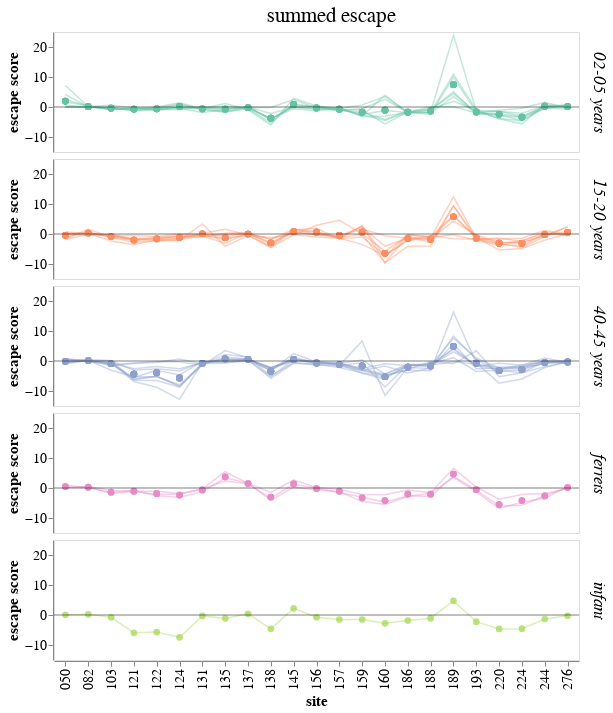

The cell this chart's notebook holds for it:
### Code cell
# filtered sites, line and scatter overlay
summed_escape_lineplot = (
    alt.Chart()
    .encode(
        x=alt.X("site", 
                title="site",
               ),
        y=alt.Y(
            "escape_mean",
            # scale=alt.Scale(domain=[-14, 16]),
            title="escape score",
        ),
        color=alt.Color('age_group:N', 
                        legend=None
                       ).scale(scheme='set2'),
        detail='serum',
        tooltip=['serum', 'site', 'escape_mean']
    )
    .mark_line(size=1.5, opacity=0.4)
    .properties(width=525, height=120)
)

mean_points = (
    alt.Chart()
    .encode(
        x=alt.X("site", title="site"),
        y=alt.Y("mean_escape_mean"),
        color=alt.Color('age_group:N', legend=None).scale(scheme='set2'),
        tooltip=['site', 'escape_mean']
    )
    .mark_circle(size=45, opacity=0.75)
    # .properties(width=400, height=150)
)

x_axis = alt.Chart(pd.DataFrame({'y': [0]})).mark_rule(opacity=0.5).encode(y='y')

faceted_line_scatter_overlay = alt.layer(
    summed_escape_lineplot, mean_points, x_axis, data=escape_df_filtered
).facet(
    facet=alt.Facet(
        'age_group:N',
        title='summed escape',
        header=alt.Header(
            titleFontSize=21,
            titleFontWeight='normal',
            titlePadding=5,
            labelFontSize=17,
            labelOrient='right',
            # labelAngle=0,
            labelFontStyle='italic'
        )
    ),
    spacing=5,
    columns=1
).configure_axis(
    grid=False,
    labelFontSize=14,
    titleFontSize=15
)

faceted_line_scatter_overlay.save('scratch_notebooks/figure_drafts/sitewise_escape/230724_summed_escape_filt_sites.html')

faceted_line_scatter_overlay

### Figure 1 — Vega-Lite specification as saved in the notebook (floating-point values rounded to 4 significant figures; data arrays with more than 128 entries replaced by an {"elided": "..."} marker saying what was removed)
{"config": {"view": {"continuousWidth": 300, "continuousHeight": 300}, "axis": {"grid": false, "labelFontSize": 14, "titleFontSize": 15}}, "data": {"name": "data-7c4c811156e639de9833666fa1a940f1"}, "facet": {"field": "age_group", "header": {"labelFontSize": 17, "labelFontStyle": "italic", "labelOrient": "right", "titleFontSize": 21, "titleFontWeight": "normal", "titlePadding": 5}, "title": "summed escape", "type": "nominal"}, "spec": {"layer": [{"mark": {"type": "line", "opacity": 0.4, "size": 1.5}, "encoding": {"color": {"field": "age_group", "legend": null, "scale": {"scheme": "set2"}, "type": "nominal"}, "detail": {"field": "serum", "type": "nominal"}, "tooltip": [{"field": "serum", "type": "nominal"}, {"field": "site", "type": "nominal"}, {"field": "escape_mean", "type": "quantitative"}], "x": {"field": "site", "title": "site", "type": "nominal"}, "y": {"field": "escape_mean", "title": "escape score", "type": "quantitative"}}}, {"mark": {"type": "circle", "opacity": 0.75, "size": 45}, "encoding": {"color": {"field": "age_group", "legend": null, "scale": {"scheme": "set2"}, "type": "nominal"}, "tooltip": [{"field": "site", "type": "nominal"}, {"field": "escape_mean", "type": "quantitative"}], "x": {"field": "site", "title": "site", "type": "nominal"}, "y": {"field": "mean_escape_mean", "type": "quantitative"}}}, {"data": {"name": "data-06fd9f850666401b4599de5588b60692"}, "mark": {"type": "rule", "opacity": 0.5}, "encoding": {"y": {"field": "y", "type": "quantitative"}}}], "height": 120, "width": 525}, "columns": 1, "spacing": 5, "$schema": "https://vega.github.io/schema/vega-lite/v5.8.0.json", "datasets": {"data-7c4c811156e639de9833666fa1a940f1": {"elided": "690 records"}, "data-06fd9f850666401b4599de5588b60692": [{"y": 0}]}}
